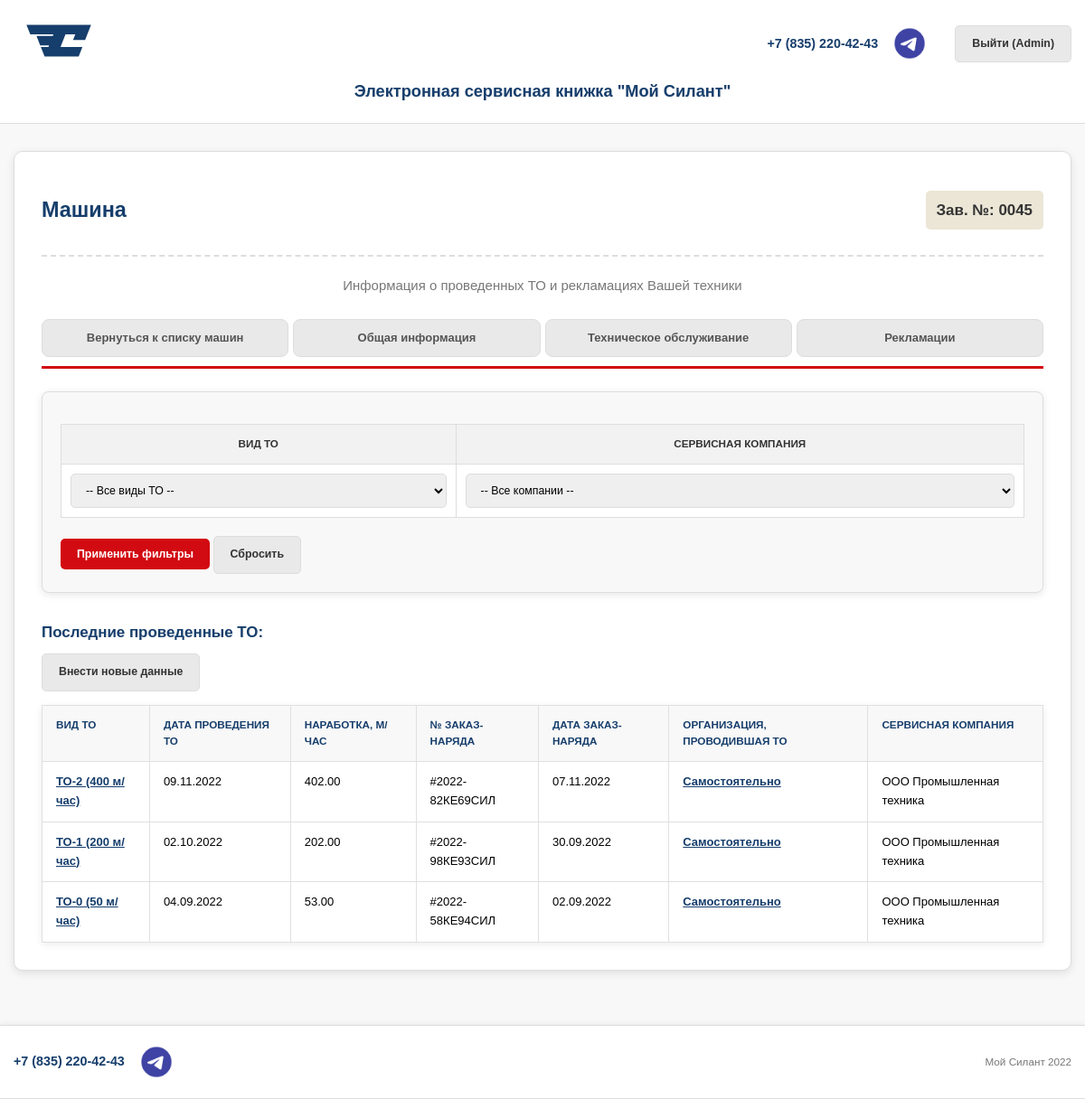
The page /machines/9/maintenance/ (signed in) on the database its author committed.
### users/models.py (models this page shows, shortened)
class SilantUser(AbstractUser):
    groups = models.ManyToManyField(
        Group,
        verbose_name=('groups'),
        blank=True,
        help_text=(
            'The groups this user belongs to. A user will get all permissions '
            'granted to each of their groups.'
        ),
        related_name="silant_user_set",
        related_query_name="user",
    )
    user_permissions = models.ManyToManyField(
        Permission,
        verbose_name=('user permissions'),
        blank=True,
        help_text=('Specific permissions for this user.'),
        related_name="silant_user_set",
        related_query_name="user",
    )
    class Meta:
        verbose_name = "Пользователь"
        verbose_name_plural = "Пользователи"

### machines/models.py (models this page shows, shortened)
class Machine(models.Model):
    model_technique = models.ForeignKey(DictionaryItem, related_name='machines_model_technique',  verbose_name="Модель техники", on_delete=models.CASCADE, null=True, blank=True)
    model_engine = models.ForeignKey(DictionaryItem, related_name='machines_model_engine', verbose_name="Модель двигателя", on_delete=models.CASCADE, null=True, blank=True)
    model_transmission = models.ForeignKey(DictionaryItem, related_name='machines_model_transmission', verbose_name="Модель трансмиссии", on_delete=models.CASCADE, null=True, blank=True)
    model_drive_axle = models.ForeignKey(DictionaryItem, related_name='machines_model_drive_axle', verbose_name="Модель ведущего моста", on_delete=models.CASCADE, null=True, blank=True)
    model_steered_axle = models.ForeignKey(DictionaryItem, related_name='machines_model_steered_axle', verbose_name="Модель управляемого моста", on_delete=models.CASCADE, null=True, blank=True)
    serial_number_machine = models.CharField(max_length=100, blank=True, null=True, unique=True, verbose_name="Зав. № машины")
    serial_number_engine = models.CharField(max_length=100, blank=True, null=True, verbose_name="Зав. № двигателя")
    serial_number_transmission = models.CharField(max_length=100, blank=True, null=True, verbose_name="Зав. № трансмиссии")
    serial_number_drive_axle = models.CharField(max_length=100, blank=True, null=True, verbose_name="Зав. № ведущего моста")
    serial_number_steered_axle = models.CharField(max_length=100, blank=True, null=True, verbose_name="Зав. № управляемого моста")
    delivery_contract = models.CharField(max_length=100, blank=True, null=True, verbose_name="Договор поставки №, дата")
    consignee = models.CharField(max_length=255, blank=True, null=True, verbose_name="Грузополучатель")
    delivery_address = models.TextField(blank=True, null=True, verbose_name="Адрес поставки (эксплуатации)")
    complexation = models.TextField(blank=True, null=True, verbose_name="Комплектация (доп. опции)")
    date_dispatch_from_factory = models.DateField(verbose_name="Дата отгрузки с завода")
    date_delivery_contract = models.DateField(blank=True, null=True, verbose_name="Дата договора поставки")
    client = models.ForeignKey(User, related_name='machines_as_client', on_delete=models.CASCADE, null=True, blank=True, verbose_name="Клиент")
    service_company = models.ForeignKey(User, related_name='machines_as_service_company', on_delete=models.CASCADE, null=True, blank=True, verbose_name="Сервисная компания")
    created_at = models.DateTimeField(auto_now_add=True)
    updated_at = models.DateTimeField(auto_now=True)
    class Meta:
        verbose_name = "Машина"
        verbose_name_plural = "Машины"
        ordering = ['-date_dispatch_from_factory']

### service_records/models.py (models this page shows, shortened)
class Maintenance(models.Model):
    type_of_maintenance = models.ForeignKey(DictionaryItem, related_name='maintenance_type', on_delete=models.CASCADE, null=True, blank=True, verbose_name="Вид ТО")
    organization_performing_maintenance = models.ForeignKey(DictionaryItem, related_name='maintenance_performing_org', on_delete=models.CASCADE, null=True, blank=True, verbose_name="Организация, проводившая ТО")
    machine = models.ForeignKey(Machine, related_name='maintenance_records', on_delete=models.CASCADE, verbose_name="Машина")
    service_company = models.ForeignKey(User, related_name='maintenance_by_service_company', on_delete=models.CASCADE, null=True, blank=True, verbose_name="Сервисная компания")
    mileage_hours = models.DecimalField(max_digits=10, decimal_places=2, blank=True, null=True, verbose_name="Наработка, м/час")
    work_order_number = models.CharField(max_length=100, blank=True, null=True, verbose_name="№ заказ-наряда")
    date_of_maintenance = models.DateField(verbose_name="Дата проведения ТО")
    date_work_order = models.DateField(blank=True, null=True, verbose_name="Дата заказ-наряда")
    created_at = models.DateTimeField(auto_now_add=True)
    updated_at = models.DateTimeField(auto_now=True)
    class Meta:
        verbose_name = "Техническое обслуживание"
        verbose_name_plural = "Технические обслуживания"
        ordering = ['-date_of_maintenance']

### common/models.py (models this page shows, shortened)
class DictionaryItem(models.Model):
    dictionary = models.ForeignKey(Dictionary, related_name='items', on_delete=models.CASCADE)
    name = models.CharField(max_length=255)
    description = models.TextField(blank=True, null=True)
    class Meta:
        verbose_name = "Элемент справочника"
        verbose_name_plural = "Элементы справочников"
        unique_together = ('dictionary', 'name')

### service_records/views.py (the view)
# urls.py: path('<int:machine_pk>/maintenance/', MaintenanceListViewForMachine.as_view(), name='maintenance_list_for_machine'),
class MaintenanceListViewForMachine(LoginRequiredMixin, ListView):
    model = Maintenance
    template_name = 'service_records/maintenance_list_for_machine.html'
    context_object_name = 'maintenance_list'
    def get_queryset(self):
        self.machine = get_object_or_404(Machine, pk=self.kwargs['machine_pk'])
        queryset = Maintenance.objects.filter(machine=self.machine)
        query = Q()
        request_get = self.request.GET
        if request_get.get('type_of_maintenance'):
            type_of_maintenance_id = int(request_get['type_of_maintenance'])
            query &= Q(type_of_maintenance=type_of_maintenance_id)
        if request_get.get('service_company'):
            service_company_id = int(request_get['service_company'])
            query &= Q(service_company_id=service_company_id, service_company__groups__name='Сервисная организация')
        queryset = queryset.filter(query).order_by('-date_of_maintenance')
        return queryset
    def get_context_data(self, **kwargs):
        context = super().get_context_data(**kwargs)
        context['machine'] = self.machine
        context['filter_params'] = self.request.GET
        context['types_of_maintenance'] = DictionaryItem.objects.filter(dictionary__name='Вид ТО').order_by('name')
        context['service_companies'] = User.objects.filter(groups='2').order_by('username')
        return context

### machines/templatetags/custom_filters.py (called while the page is built)
@register.filter
def replace_underscores(value):
    if isinstance(value, str):
        return value.replace('_', ' ')

### templates/service_records/maintenance_list_for_machine.html (shortened to what this page needs)
{% extends 'flatpages/default.html' %}
{% load custom_filters %}
{% block content %}
    <div class="machine-detail-container">
        <div class="machine-detail-header">
            <h1 class="machine-detail-title">Машина</h1>
            <span class="machine-serial-number">Зав. №: {{ machine.serial_number_machine|default:"-" }}</span>
        </div>
        <div class="machine-details-info">
            Информация о проведенных ТО и рекламациях Вашей техники
        </div>
        <div class="tabs-detail">
            <a href="{% url 'machine_list' %}" class="tab-button-detail">Вернуться к списку машин</a>
            <a href="{% url 'machine_detail' machine.pk %}" class="tab-button-detail">Общая информация</a>
            <a href="{% url 'maintenance_list_for_machine' machine.pk %}" class="tab-button-detail">Техническое обслуживание</a>
            <a href="{% url 'reclamation_list_for_machine' machine.pk %}" class="tab-button-detail">Рекламации</a>
        </div>
        <div class="filter-form-container">
            <form method="get" action="{% url 'maintenance_list_for_machine' machine.pk %}">
                <table>
                    <thead>
                        <tr>
                            <th>Вид ТО</th>
                            <th>Сервисная компания</th>
                        </tr>
                    </thead>
                    <tbody>
                        <tr>
                            <td>
                                <select name="type_of_maintenance">
                                    <option value="">-- Все виды ТО --</option>
                                </select>
                            </td>
                            <td>
                                <select name="service_company">
                                    <option value="">-- Все компании --</option>
                                </select>
                            </td>
                        </tr>
                    </tbody>
                </table>
                <button type="submit" class="filter-button">Применить фильтры</button>
                <a href="{% url 'maintenance_list_for_machine' machine.pk %}" class="clear-filter-button">Сбросить</a>
            </form>
        </div>
        <div class="data-table-container-detail">
            <h4>Последние проведенные ТО:</h4>
            <a href="{% url 'maintenance_create' machine.pk %}" class="add-data">Внести новые данные</a>
            <div class="data-table-container-detail">
                <table>
                    <thead>
                        <tr>
                            <th>Вид ТО</th>
                            <th>Дата проведения ТО</th>
                            <th>Наработка, м/час</th>
                            <th>№ заказ-наряда</th>
                            <th>дата заказ-наряда</th>
                            <th>Организация, проводившая ТО</th>
                            <th>Сервисная компания</th>
                        </tr>
                    </thead>
                    <tbody>
                        {% for maint in maintenance_list %}
                            <tr>
                                <td>
                                    <a href="{% url 'dictionary_item_detail' maint.type_of_maintenance.pk %}">
                                        {{ maint.type_of_maintenance.name|default:"-" }}
                                    </a>
                                </td>
                                <td>{{ maint.date_of_maintenance|date:"d.m.Y"|default:"-" }}</td>
                                <td>{{ maint.mileage_hours|default:"-" }}</td>
                                <td>{{ maint.work_order_number|default:"-" }}</td>
                                <td>{{ maint.date_work_order|date:"d.m.Y"|default:"-" }}</td>
                                <td>
                                    <a href="{% url 'dictionary_item_detail' maint.organization_performing_maintenance.pk %}">
                                        {{ maint.organization_performing_maintenance.name|default:"-"|replace_underscores }}
                                    </a>
                                </td>
                                <td>{{ maint.service_company.username|default:"-"|replace_underscores }}</td>
                            </tr>
                        {% endfor %}
                    </tbody>
                </table>
            </div>
        </div>
    </div>
{% endblock %}

### templates/flatpages/default.html (shortened to what this page needs)
<!DOCTYPE html>
<html lang="ru">
<head>
    {% load static %}
    <link href="{% static 'css/base.css' %}" rel="stylesheet" />
    {% load custom_filters %}
</head>
<body>
    <header class="site-header">
        <div class="header-container">
            <div class="header-logo">
                <a href="#">
                </a>
            </div>
            <div class="header-info-auth">
                <div class="header-contact">
                    <span class="phone-number">+7 (835) 220-42-43</span>
                    <a href="https://t.me/chzsa21" target="_blank" class="telegram-link">
                        <img src="{% static 'images/telegram_icon.png' %}" alt="Telegram" class="social-icon">
                    </a>
                </div>
                <div class="header-auth">
                    {% if user.is_authenticated %}
                        <a href="{% url 'account_logout' %}" class="auth-link">Выйти ({{ user.username|replace_underscores }})</a>
                    {% else %}
                        <a href="{% url 'account_login' %}" class="auth-button">Авторизация</a>
                    {% endif %}
                </div>
            </div>
        </div>
        <div class="header-site-name">
            Электронная сервисная книжка "Мой Силант"
        </div>
    </header>
    <main class="site-content">
        <div class="content-container">
            {% block content %}{% endblock %}
        </div>
    </main>
    <footer class="site-footer">
        <div class="footer-container">
            <div class="footer-contact">
                <span class="phone-number">+7 (835) 220-42-43</span>
                <a href="https://t.me/chzsa21" target="_blank" class="telegram-link">
                    <img src="{% static 'images/telegram_icon.png' %}" alt="Telegram" class="social-icon">
                </a>
            </div>
            <div class="footer-copyright">
                Мой Силант 2022
            </div>
        </div>
    </footer>
</body>
</html>

### rows shown on the page
SilantUser: username "Admin"
Machine: serial_number_machine "0045"
Maintenance: type_of_maintenance.name "ТО-2 (400 м/час)", date_of_maintenance "09.11.2022", mileage_hours "402.00", work_order_number "#2022-82КЕ69СИЛ", date_work_order "07.11.2022", organization_performing_maintenance.name "Самостоятельно", service_company.username "ООО Промышленная техника"
Maintenance: type_of_maintenance.name "ТО-1 (200 м/час)", date_of_maintenance "02.10.2022", mileage_hours "202.00", work_order_number "#2022-98КЕ93СИЛ", date_work_order "30.09.2022", organization_performing_maintenance.name "Самостоятельно", service_company.username "ООО Промышленная техника"
Maintenance: type_of_maintenance.name "ТО-0 (50 м/час)", date_of_maintenance "04.09.2022", mileage_hours "53.00", work_order_number "#2022-58КЕ94СИЛ", date_work_order "02.09.2022", organization_performing_maintenance.name "Самостоятельно", service_company.username "ООО Промышленная техника"
